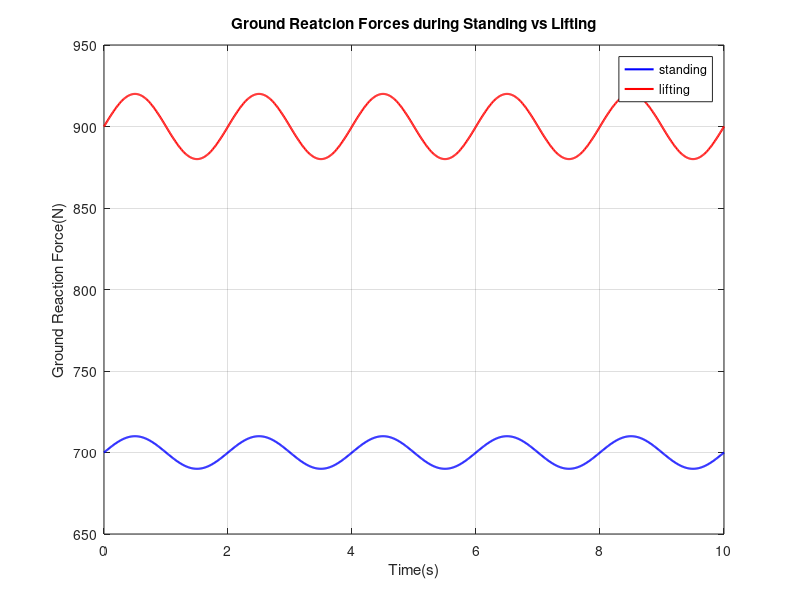

MATLAB code for this plot: (Note: this script raises an error after producing the figure.)
clc;clear;
time=0:0.01:10;
GRF_Standing=700+10*sin(2*pi* 0.5*time);
GRF_Lifting=900+20*sin(2*pi*0.5*time);
figure;
plot(time,GRF_Standing,'b','LineWidth',1.5);hold on;
plot(time,GRF_Lifting,'r','LineWidth',1.5);
xlabel('Time(s)');
ylabel('Ground Reaction Force(N)');
legend('standing','lifting');
title('Ground Reatcion Forces during Standing vs Lifting');
grid on;
mean Standing=mean(GRF_Standing);
mean Lifting=mean(GRF_Lifting);
fprintf('---Grand Reaction Force Analysis---\n');
fprintf('Average GRF during standing:%.2fN\n',meanStanding);
fprintf('Average GRF during standing:%.2fN\n',meanLifting);
fprintf('Increase in GRF due to lifting:%.2fN\n',meanLifting-meanStanding);
